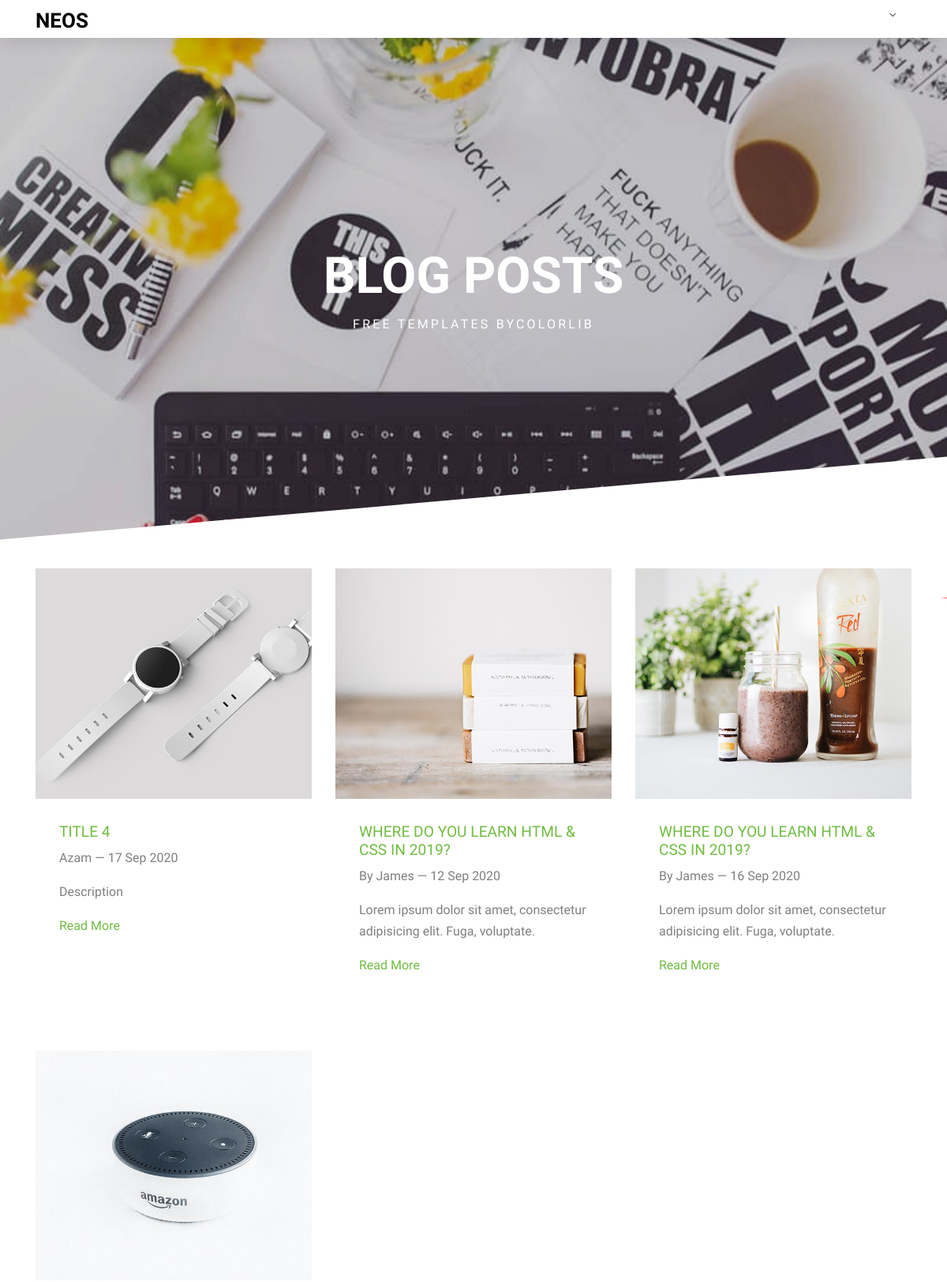
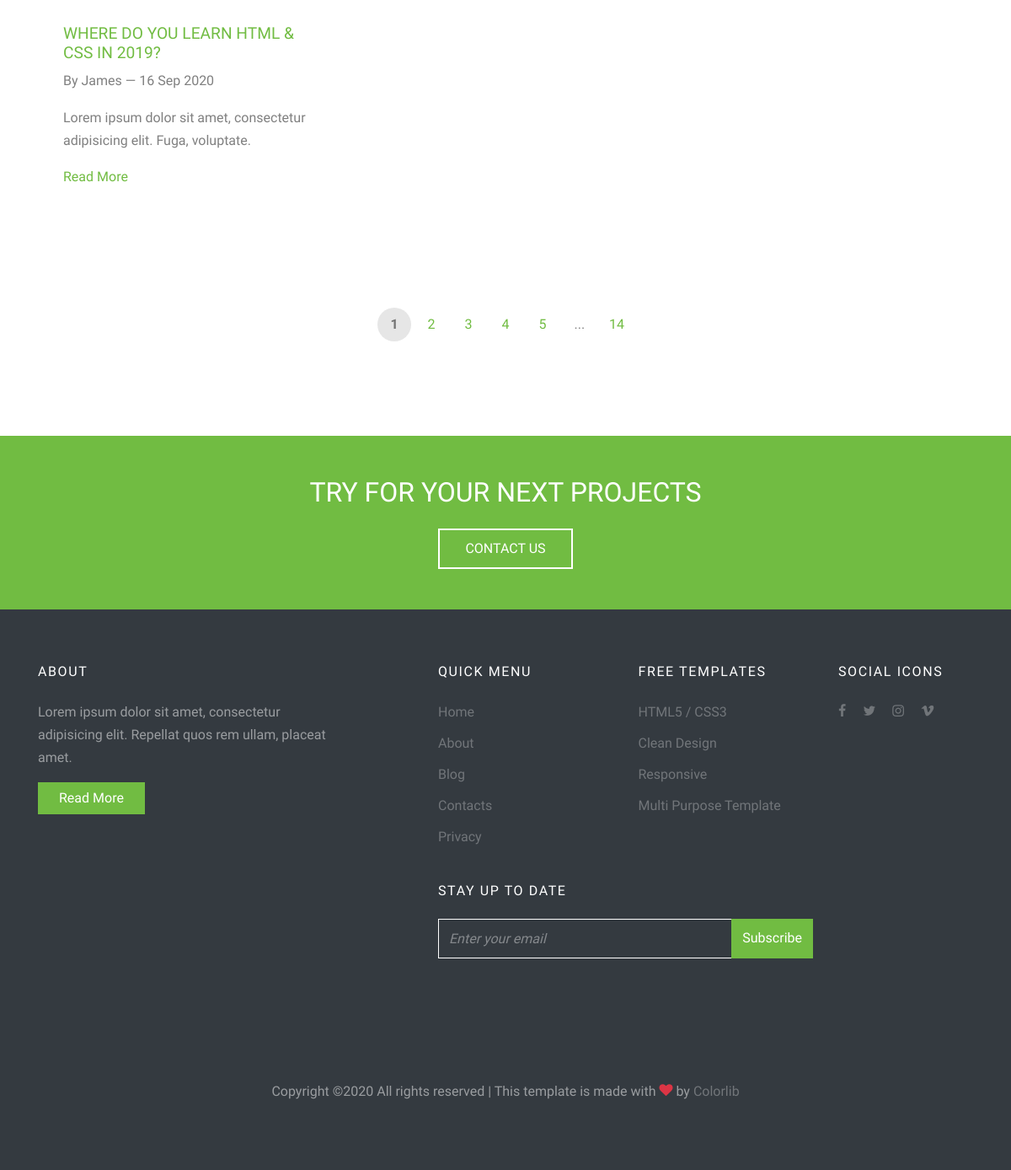
Screenshot of /blog/ with the database file from the repository (2 pictures, top to bottom).
### base/models.py (models this page shows, shortened)
class Banner(models.Model):
	title = models.TextField()
	description = models.TextField(null = True, blank = True)
	image = models.ImageField(upload_to = 'banner', null = True, blank = True)
	link = models.CharField(max_length = 256, null = True, blank = True)
	active = models.BooleanField(default = False)

class Blog(models.Model):
	title = models.TextField()
	author = models.CharField(max_length = 256, null = True, blank = True)
	description = models.TextField(null = True, blank = True)
	content = RichTextUploadingField(null = True, blank = True)
	image = models.ImageField(upload_to = 'blog')
	date = models.DateTimeField()
	link = models.CharField(max_length = 64, null = True, blank = True)
	active = models.BooleanField(default = False)

class Title(models.Model):
	title = models.TextField()
	description = models.TextField(null = True, blank = True)
	link = models.CharField(max_length = 256, null = True, blank = True)
	active = models.BooleanField(default = False)

### home/views.py (the view)
# urls.py: path('blog/', views.blog, name = 'blog'),
def blog(request):
	template_name = 'blog.html'
	banner = models.Banner.objects.get(link = 'blog')
	blog = models.Blog.objects.all().order_by('-id')
	context = {
		'banner' : banner,
		'blog' : blog
	}
	return render(request, template_name, context)

### home/context_processors.py (called while the page is built)
def menu(request):
	context = {
		'genres': models.Genre.objects.all(),
		'try' : models.Title.objects.get(link = 'try'),
	}
	return context

### template/blog.html (shortened to what this page needs)
{% extends "base.html" %}
{% load static %}
  {% block content %}
  <div class="site-section first-section" data-aos="fade">
      <div class="container">
        <div class="row mb-5">
          {% for item in blog %}
            <div class="col-md-6 col-lg-4 mb-5">
              <div class="media-image">
                <a href="{% url 'home:blogitem' item.id %}"><img src="{{ item.image.url }}" alt="{{ item.title }}" class="img-fluid"></a>
                <div class="media-image-body">
                  <h2 class="font-secondary text-uppercase">
                    <a href="{% url 'home:blogitem' item.id %}">{{ item.title }}</a>
                  </h2>
                  <span class="d-block mb-3">{{ item.author }} &mdash; {{ item.date|date:'d M Y' }}</span>
                  <p>{{ item.description }}</p>
                  <p><a href="{% url 'home:blogitem' item.id %}">Read More</a></p>
                </div>
              </div>
            </div>
          {% endfor %}
        </div>
        <div class="row">
          <div class="col-12 text-center">
            <div class="custom-pagination">
              <span class="current">1</span>
              <a href="#">2</a>
              <a href="#">3</a>
              <a href="#">4</a>
              <a href="#">5</a>
              <span>...</span>
              <a href="#">14</a>
            </div>
          </div>
        </div>
      </div>
    </div>
    {% endblock %}

### template/base.html (shortened to what this page needs)
{% load static %}
{% load mptt_tags %}
<!DOCTYPE html>
<html lang="en">
  <head>
    <link rel="stylesheet" href="{% static 'fonts/icomoon/style.css' %}">
    <link rel="stylesheet" href="{% static 'css/bootstrap.min.css' %}">
    <link rel="stylesheet" href="{% static 'css/magnific-popup.css' %}">
    <link rel="stylesheet" href="{% static 'css/jquery-ui.css' %}">
    <link rel="stylesheet" href="{% static 'css/owl.carousel.min.css' %}">
    <link rel="stylesheet" href="{% static 'css/owl.theme.default.min.css' %}">
    <link rel="stylesheet" href="{% static 'css/bootstrap-datepicker.css' %}">
    <link rel="stylesheet" href="{% static 'css/animate.css' %}">
    <link rel="stylesheet" href="{% static 'fonts/flaticon/font/flaticon.css' %}">
    <link rel="stylesheet" href="{% static 'css/jquery.fancybox.min.css' %}">
    <link rel="stylesheet" href="{% static 'css/aos.css' %}">
    <link rel="stylesheet" href="{% static 'css/style.css' %}">
  </head>
  <body>
  <div class="site-wrap">
    <div class="site-navbar-wrap js-site-navbar bg-white">
      <div class="container">
        <div class="site-navbar bg-light">
          <div class="row align-items-center">
            <div class="col-2">
              <h2 class="mb-0 site-logo"><a href="{% url 'home:home' %}" class="font-weight-bold text-uppercase">Neos</a></h2>
            </div>
            <div class="col-10">
              <nav class="site-navigation text-right" role="navigation">
                <div class="container">
                  <ul class="site-menu js-clone-nav d-none d-lg-block">
                    {% recursetree genres %}
                        <li class="{% if not node.is_leaf_node %}has-children{% endif %}">
                          <a href="{{ node.link }}">{{ node.name }}</a>
                        </li>
                    {% endrecursetree %}
                  </ul>
                </div>
              </nav>
            </div>
          </div>
        </div>
      </div>
    </div>
    <div class="site-blocks-cover inner-page overlay" style="background-image: url({{ banner.image.url }});" data-aos="fade" data-stellar-background-ratio="0.5">
      <div class="row align-items-center justify-content-center">
        <div class="col-md-5 text-center" data-aos="fade">
          <h1 class="text-uppercase">{{ banner.title }}</h1>
          <span class="caption d-block text-white">{{ banner.description }}</span>
        </div>
      </div>
    </div>
    {% block content %}
    {% endblock %}
    <div class="py-5 bg-primary">
      <div class="container">
        <div class="row align-items-center justify-content-center">
          <div class="col-md-6 text-center mb-3 mb-md-0">
            <h2 class="text-uppercase text-white mb-4" data-aos="fade-up">{{ try.title }}</h2>
            <a href="#" class="btn btn-bg-primary font-secondary text-uppercase" data-aos="fade-up" data-aos-delay="100">Contact Us</a>
          </div>
        </div>
      </div>
    </div>
    <footer class="site-footer bg-dark">
      <div class="container">
        <div class="row">
          <div class="col-md-4 mb-4 mb-md-0">
            <h3 class="footer-heading mb-4 text-white">About</h3>
            <p>Lorem ipsum dolor sit amet, consectetur adipisicing elit. Repellat quos rem ullam, placeat amet.</p>
            <p><a href="#" class="btn btn-primary text-white px-4">Read More</a></p>
          </div>
          <div class="col-md-5 mb-4 mb-md-0 ml-auto">
            <div class="row mb-4">
              <div class="col-md-6">
                <h3 class="footer-heading mb-4 text-white">Quick Menu</h3>
                  <ul class="list-unstyled">
                    <li><a href="#">Home</a></li>
                    <li><a href="#">About</a></li>
                    <li><a href="#">Blog</a></li>
                    <li><a href="#">Contacts</a></li>
                    <li><a href="#">Privacy</a></li>
                  </ul>
              </div>
              <div class="col-md-6">
                <h3 class="footer-heading mb-4 text-white">Free Templates</h3>
                  <ul class="list-unstyled">
                    <li><a href="#">HTML5 / CSS3</a></li>
                    <li><a href="#">Clean Design</a></li>
                    <li><a href="#">Responsive</a></li>
                    <li><a href="#">Multi Purpose Template</a></li>
                  </ul>
              </div>
            </div>
            <div class="row mb-5">
              <div class="col-md-12">
              <h3 class="footer-heading mb-4 text-white">Stay up to date</h3>
              <form action="#" class="d-flex footer-subscribe">
                <input type="text" class="form-control rounded-0" placeholder="Enter your email">
                <input type="submit" class="btn btn-primary rounded-0" value="Subscribe">
              </form>
            </div>
            </div>
          </div>
          <div class="col-md-2">
            <div class="row">
            <div class="col-md-12"><h3 class="footer-heading mb-4 text-white">Social Icons</h3></div>
              <div class="col-md-12">
                <p>
                  <a href="#" class="pb-2 pr-2 pl-0"><span class="icon-facebook"></span></a>
                  <a href="#" class="p-2"><span class="icon-twitter"></span></a>
                  <a href="#" class="p-2"><span class="icon-instagram"></span></a>
                  <a href="#" class="p-2"><span class="icon-vimeo"></span></a>
                </p>
              </div>
          </div>
          </div>
        </div>
        <div class="row pt-5 mt-5 text-center">
          <div class="col-md-12">
            <p>
            Copyright &copy;<script>document.write(new Date().getFullYear());</script> All rights reserved | This template is made with <i class="icon-heart text-danger" aria-hidden="true"></i> by <a href="https://colorlib.com" target="_blank" >Colorlib</a>
            </p>
          </div>
        </div>
      </div>
    </footer>
  </div>
  </body>
</html>

### rows the page displays
Banner: image (picture), title "BLOG POSTS", description "FREE TEMPLATES BYCOLORLIB"
Blog: image (picture), title "TITLE 4", author "Azam", date "17 Sep 2020", description "Description"
Blog: image (picture), title "WHERE DO YOU LEARN HTML & CSS IN 2019?", author "By James", date "12 Sep 2020", description "Lorem ipsum dolor sit amet, consectetur adipisicing elit. Fuga, voluptate."
Blog: image (picture), title "WHERE DO YOU LEARN HTML & CSS IN 2019?", author "By James", date "16 Sep 2020", description "Lorem ipsum dolor sit amet, consectetur adipisicing elit. Fuga, voluptate."
Blog: image (picture), title "WHERE DO YOU LEARN HTML & CSS IN 2019?", author "By James", date "16 Sep 2020", description "Lorem ipsum dolor sit amet, consectetur adipisicing elit. Fuga, voluptate."
Title: title "TRY FOR YOUR NEXT PROJECTS"
